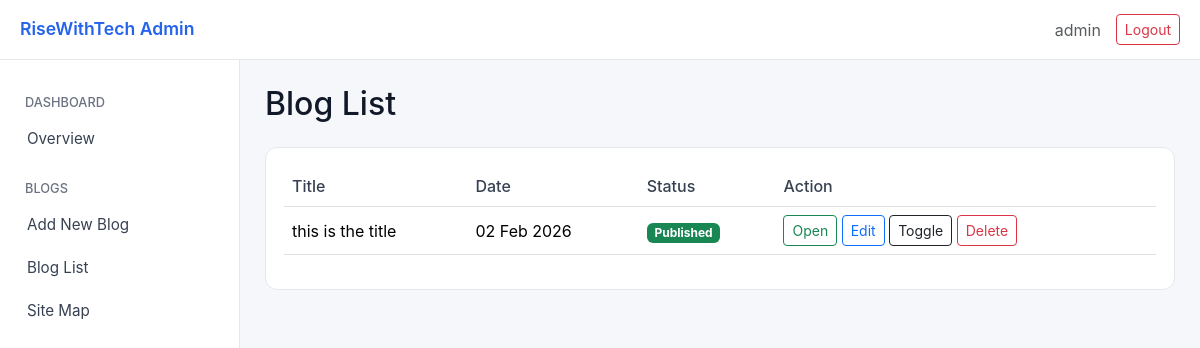
Screenshot of /admin/blog-list.php (signed in) with the database file from the repository.
### tables this page shows
CREATE TABLE `blogs` (
  `id` int(11) NOT NULL,
  `title` varchar(255) DEFAULT NULL,
  `slug` varchar(255) DEFAULT NULL,
  `blog_date` date DEFAULT NULL,
  `content` longtext DEFAULT NULL,
  `featured_image` varchar(255) DEFAULT NULL,
  `meta_title` varchar(255) DEFAULT NULL,
  `meta_description` varchar(255) DEFAULT NULL,
  `category` varchar(100) DEFAULT NULL,
  `tags` varchar(255) DEFAULT NULL,
  `status` enum('draft','published') DEFAULT 'published',
  `created_at` timestamp NULL DEFAULT current_timestamp()
);

### admin/blog-list.php (the view, shortened to what this page needs)
<?php include 'includes/db.php'; ?>
<?php include 'includes/header.php'; ?>
<?php include 'includes/topbar.php'; ?>
<?php include 'includes/sidebar.php'; ?>
<?php
$blogs = mysqli_query($conn,"SELECT * FROM blogs ORDER BY id DESC");
?>
<div class="content">
<h2 class="mb-4">Blog List</h2>
<div class="card">
<table class="table align-middle">
<thead>
<tr>
  <th>Title</th>
  <th>Date</th>
  <th>Status</th>
  <th>Action</th>
</tr>
</thead>
<tbody>
<?php while($row = mysqli_fetch_assoc($blogs)) { ?>
<tr>
  <td><?php echo htmlspecialchars($row['title']); ?></td>
  <td><?php echo date('d M Y', strtotime($row['blog_date'])); ?></td>
  <td>
    <?php if($row['status'] == 'published'){ ?>
      <span class="badge bg-success">Published</span>
    <?php } else { ?>
      <span class="badge bg-secondary">Draft</span>
    <?php } ?>
  </td>
  <td style="white-space:nowrap">
    <?php if($row['status'] == 'published'){ ?>
      <a
        href="/blogs/<?php echo $row['slug']; ?>.php"
        target="_blank"
        class="btn btn-sm btn-outline-success"
      >
        Open
      </a>
    <?php } ?>
    <a
      href="edit-blog.php?id=<?php echo $row['id']; ?>"
      class="btn btn-sm btn-outline-primary"
    >
      Edit
    </a>
    <a
      href="toggle-status.php?id=<?php echo $row['id']; ?>"
      class="btn btn-sm btn-outline-dark"
    >
      Toggle
    </a>
    <a
      href="delete-blog.php?id=<?php echo $row['id']; ?>"
      class="btn btn-sm btn-outline-danger"
      onclick="return confirm('Are you sure you want to delete this blog?');"
    >
      Delete
    </a>
  </td>
</tr>
<?php } ?>
</tbody>
</table>
</div>
</div>
</body>
</html>

### admin/assets/css/admin-ui.css (style rules this page uses)
:root { --primary:#2563eb; --bg:#f6f7fb; --sidebar:#ffffff; --border:#e5e7eb; --text:#111827; --muted:#6b7280; }
body { margin:0; font-family:Inter,system-ui,Arial; background:var(--bg); color:var(--text); }
.content { margin-left:240px; padding:25px; margin-top:60px; }
.card { background:#fff; border-radius:12px; padding:18px; border:1px solid var(--border); margin-bottom:20px; }
.table th { font-weight:500; color:#374151; }

### rows the page displays
blogs: title "this is the title", blog_date "02 Feb 2026", status "Published"
